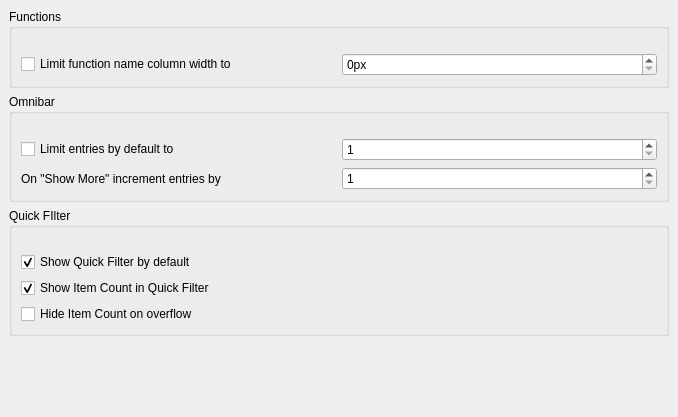
<?xml version="1.0" encoding="UTF-8"?>
<ui version="4.0">
 <class>InterfaceOptionsWidget</class>
 <widget class="QWidget" name="InterfaceOptionsWidget">
  <property name="geometry">
   <rect>
    <x>0</x>
    <y>0</y>
    <width>678</width>
    <height>417</height>
   </rect>
  </property>
  <property name="windowTitle">
   <string>Interface</string>
  </property>
  <layout class="QVBoxLayout" name="mainVerticalLayout">
   <property name="leftMargin">
    <number>0</number>
   </property>
   <property name="topMargin">
    <number>0</number>
   </property>
   <property name="rightMargin">
    <number>0</number>
   </property>
   <property name="bottomMargin">
    <number>0</number>
   </property>
   <item>
    <widget class="QScrollArea" name="scrollArea">
     <property name="frameShape">
      <enum>QFrame::Shape::NoFrame</enum>
     </property>
     <property name="widgetResizable">
      <bool>true</bool>
     </property>
     <widget class="QWidget" name="scrollAreaWidgetContents">
      <property name="geometry">
       <rect>
        <x>0</x>
        <y>0</y>
        <width>678</width>
        <height>417</height>
       </rect>
      </property>
      <layout class="QVBoxLayout" name="scrollLayout">
       <item>
        <widget class="QGroupBox" name="fcnWidgetGroupBox">
         <property name="title">
          <string>Functions</string>
         </property>
         <layout class="QVBoxLayout" name="verticalLayout">
          <property name="topMargin">
           <number>24</number>
          </property>
          <item>
           <layout class="QHBoxLayout" name="fcnTruncateLayout" stretch="0,0">
            <item>
             <widget class="QCheckBox" name="fcnTruncateCheckBox">
              <property name="toolTip">
               <string>Sets the default width for function name columns in widgets. In Functions widget the width is only applied if in Horizontal view</string>
              </property>
              <property name="text">
               <string>Limit function name column width to</string>
              </property>
             </widget>
            </item>
            <item>
             <widget class="QSpinBox" name="fcnTruncateSpinBox">
              <property name="minimumSize">
               <size>
                <width>0</width>
                <height>0</height>
               </size>
              </property>
              <property name="toolTip">
               <string>Sets the default width for function name columns in widgets. In Functions widget the width is only applied if in Horizontal view</string>
              </property>
              <property name="suffix">
               <string>px</string>
              </property>
              <property name="maximum">
               <number>9999</number>
              </property>
             </widget>
            </item>
           </layout>
          </item>
         </layout>
        </widget>
       </item>
       <item>
        <widget class="QGroupBox" name="omnibarGroupBox">
         <property name="title">
          <string>Omnibar</string>
         </property>
         <layout class="QVBoxLayout" name="verticalLayout_3">
          <property name="topMargin">
           <number>24</number>
          </property>
          <item>
           <layout class="QHBoxLayout" name="itemCountLayout">
            <item>
             <widget class="QCheckBox" name="omnibarCountCheckBox">
              <property name="toolTip">
               <string>Only show the number of entries equal to set value when searching inside omnibar. If unchecked all entries will be shown</string>
              </property>
              <property name="text">
               <string>Limit entries by default to</string>
              </property>
             </widget>
            </item>
            <item>
             <widget class="QSpinBox" name="omnibarCountSpinBox">
              <property name="minimum">
               <number>1</number>
              </property>
              <property name="maximum">
               <number>999999</number>
              </property>
              <property name="singleStep">
               <number>10</number>
              </property>
             </widget>
            </item>
           </layout>
          </item>
          <item>
           <layout class="QHBoxLayout" name="itemCountIncrementLayout">
            <property name="leftMargin">
             <number>0</number>
            </property>
            <item>
             <widget class="QLabel" name="omnibarIncrementLabel">
              <property name="toolTip">
               <string>Number of entries to add when clicking &quot;Show More&quot; inside omnibar</string>
              </property>
              <property name="text">
               <string>On &quot;Show More&quot; increment entries by</string>
              </property>
             </widget>
            </item>
            <item>
             <widget class="QSpinBox" name="omnibarIncrementSpinBox">
              <property name="minimum">
               <number>1</number>
              </property>
              <property name="maximum">
               <number>999999</number>
              </property>
              <property name="singleStep">
               <number>10</number>
              </property>
             </widget>
            </item>
           </layout>
          </item>
         </layout>
        </widget>
       </item>
       <item>
        <widget class="QGroupBox" name="quickFilterGroupBox">
         <property name="title">
          <string>Quick FIlter</string>
         </property>
         <layout class="QVBoxLayout" name="verticalLayout_2">
          <property name="topMargin">
           <number>24</number>
          </property>
          <item>
           <widget class="QCheckBox" name="quickFilterCheckBox">
            <property name="text">
             <string>Show Quick Filter by default</string>
            </property>
            <property name="checked">
             <bool>true</bool>
            </property>
           </widget>
          </item>
          <item>
           <widget class="QCheckBox" name="itemCountCheckBox">
            <property name="text">
             <string>Show Item Count in Quick Filter</string>
            </property>
            <property name="checked">
             <bool>true</bool>
            </property>
           </widget>
          </item>
          <item>
           <widget class="QCheckBox" name="hideItemCountCheckBox">
            <property name="text">
             <string>Hide Item Count on overflow</string>
            </property>
           </widget>
          </item>
         </layout>
        </widget>
       </item>
       <item>
        <spacer name="verticalSpacer">
         <property name="orientation">
          <enum>Qt::Orientation::Vertical</enum>
         </property>
         <property name="sizeHint" stdset="0">
          <size>
           <width>20</width>
           <height>40</height>
          </size>
         </property>
        </spacer>
       </item>
      </layout>
     </widget>
    </widget>
   </item>
  </layout>
 </widget>
 <resources/>
 <connections/>
</ui>
